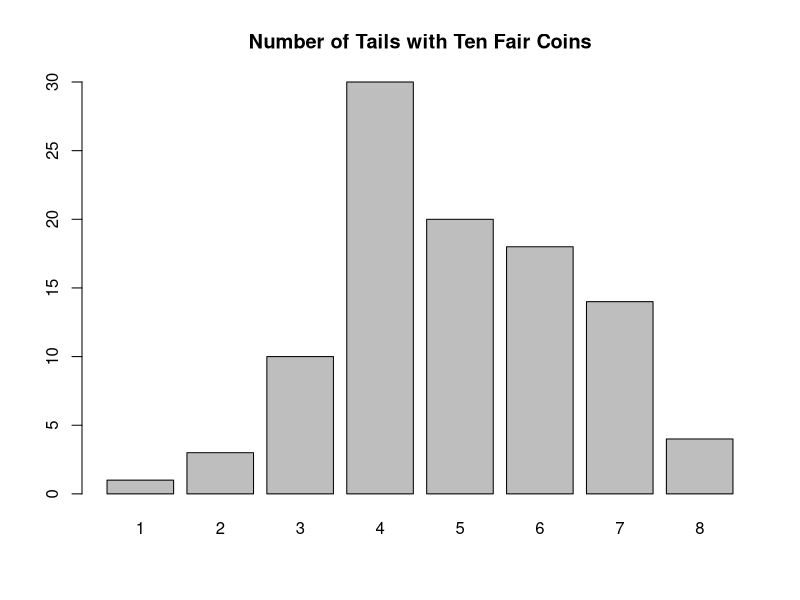
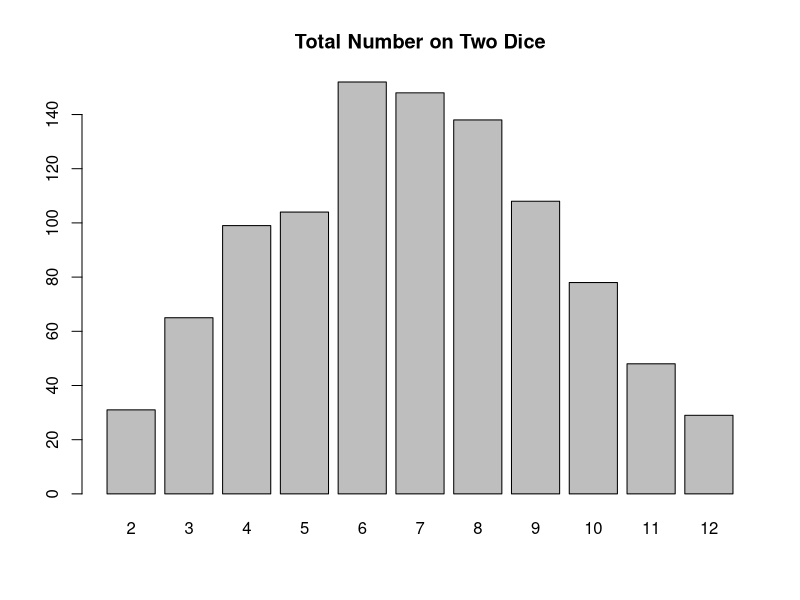
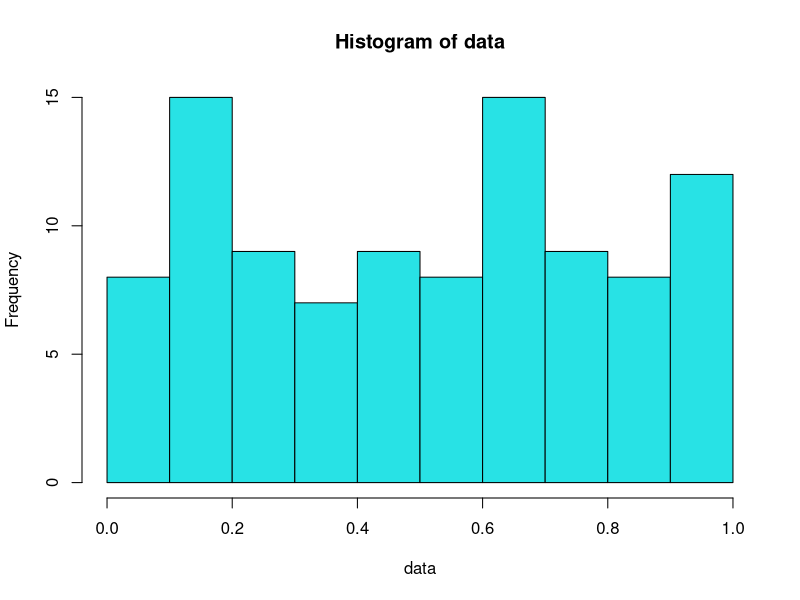
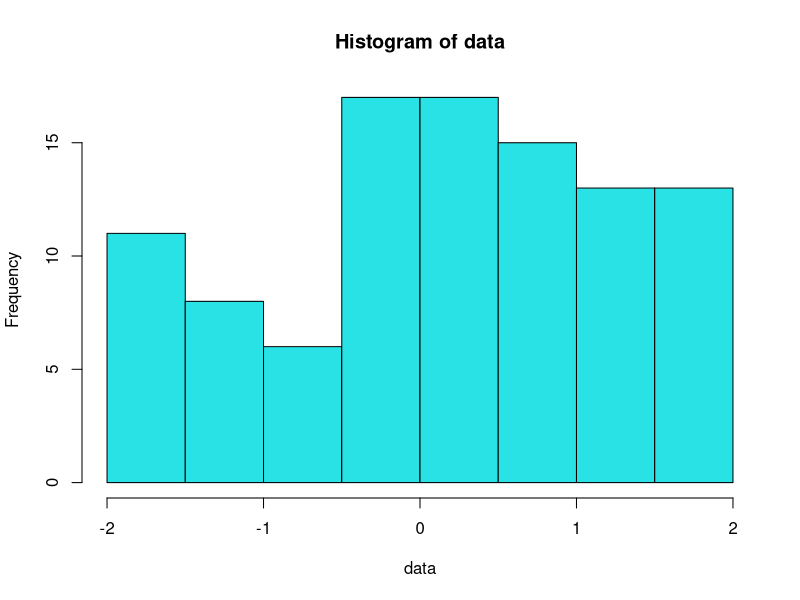
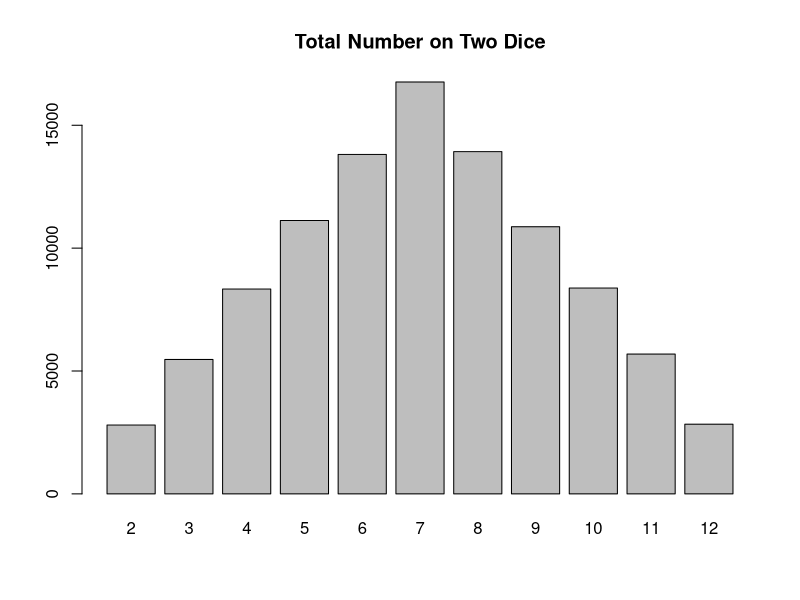

Write the R code that produced these figures, in order.
set.seed(234)

SampleSpace <- c( "H", "T" )
ProbSet <- c( 0.5, 0.5 )

SampleSize <- 100
Trials <- rep( 0, SampleSize )
for( i in 1:SampleSize )
{
  CoinTosses <- sample( SampleSpace, size=10, replace=TRUE, ProbSet)
  Trials[i] <- sum( CoinTosses == "T" )
}

mean( Trials )
var( Trials )
barplot( table(Trials), main="Number of Tails with Ten Fair Coins")

#------------------------------------------------------------------

SampleSpace <- 1:6
ProbSet <- rep( 1/6, times=6 )

SampleSize <- 1000
Trials <- rep( 0, SampleSize )
for( i in 1:SampleSize )
{
  Rolls <- sample( SampleSpace, size=2, replace=TRUE, ProbSet)
  Trials[i] <- sum( Rolls )
}
barplot( table( Trials ), main="Total Number on Two Dice")

#------------------------------------------------------------------

data <- runif( 100 )
hist( data, col=5 )
mean( data )

#------------------------------------------------------------------

runif( 1, min=-2, max=2 )
data <- runif( 100, min=-2, max=2 )
hist( data, col=5 )
mean( data )

#------------------------------------------------------------------

MC.integrate <- function(f,a,b,k,N) 
{
  simx <- runif(N,a,b)
  simy <- runif(N,0,k)
  p <- sum(f(simx) > simy)/N
  return(p * k * (b-a))
}

f <- function(x) x^5*exp(-x)
set.seed(103)
I <- MC.integrate(f,a=0,b=1,k=exp(-1),N=100)
set.seed(103)
I <- MC.integrate(f,a=0,b=1,k=exp(-1),N=10000)

#------------------------------------------------------------------

#Question 1

N <- 100000

MC.integrate(sin,a=0,b=1,k=1,N=N)
MC.integrate(sin,a=0,b=pi,k=1,N=N)
MC.integrate(sin,a=0,b=1,k=pi,N=N)
MC.integrate(sin,a=0,b=pi/2,k=1,N=N)
MC.integrate(sin,a=0,b=pi/2,k=1/2,N=N)

#D

#------------------------------------------------------------------
#Question 2

SampleSpace <- 1:6
ProbSet <- rep( 1/6, times=6 )

SampleSize <- 100000
Trials <- rep( 0, SampleSize )
for( i in 1:SampleSize )
{
  Rolls <- sample( SampleSpace, size=2, replace=TRUE, ProbSet)
  Trials[i] <- sum( Rolls )
}
barplot( table( Trials ), main="Total Number on Two Dice")

var( Trials )

#Maybe B

#------------------------------------------------------------------
#Question 3

f <- function(x) x^2 * (1 - x)^3
set.seed(134)
I <- MC.integrate(f,a=0,b=1,k=exp(-1),N=10000)
#need to change the value for k
I



#B

#------------------------------------------------------------------
#Question 4

f <- function(x) (1-x)/(1+x)
set.seed(134)
N <- 10000000
IN <- MC.integrate(f,a=0,b=1,k=1,N)

I <- 0.3862943611199

IN

log10(abs(IN - I))

-2*log(N)
-0.5*log(N)
log(N)
-log(N)

(log10(abs(IN - I))) - (-2*log(N))
(log10(abs(IN - I))) - (-0.5*log(N))
(log10(abs(IN - I))) - (log(N))
(log10(abs(IN - I))) - (-1*log(N))

#B